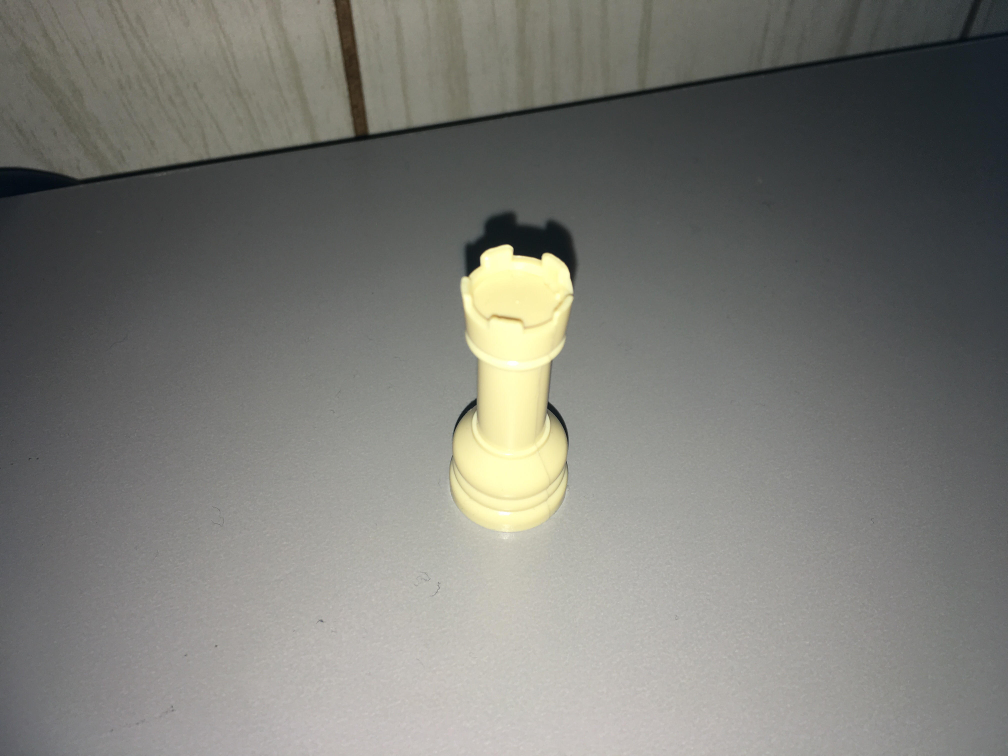
#> input picture Castle1.jpg, 4032 x 3024 px, given in place of the camera (shown at 1/4 size)
$ python lab_video.py   (Python 2 division)   (older library calls are emulated)
#> lines starting #> are read from the running program, lines starting #| are printed output that depends on the picture; after the words box and inside, x2 and y2 are one past the last pixel; in counts of white or black regions, pixels touching at a corner belong together; long printed decimals are rounded
#> further down, frame is the input picture: shape (3024, 4032, 3); mean B, G, R 117.3, 122.5, 122.4
import cv2
import numpy as np
import sys
import math
from matplotlib import pyplot as plt

print cv2.__version__
print sys.version

def pre_processing(img):
    lab_image = cv2.cvtColor(img, cv2.COLOR_BGR2LAB)
#> lab_image: shape (1512, 2016, 3); mean of channels 0, 1, 2 129.1, 127, 130.6
    l_channel,a_channel,b_channel = cv2.split(lab_image)
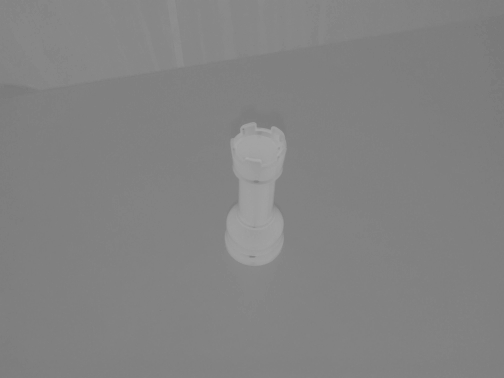
#> b_channel: shape (1512, 2016) (shown at 1/4 size); min 116, max 174, mean 130.6
    print image.shape
#| (1512, 2016, 3)

    (means, stds) = cv2.meanStdDev(lab_image)
#> means = [129.1, 127, 130.6]; stds = [48.3, 1.65, 5.92]

    mean = means[:3]
#> mean = [129.1, 127, 130.6]
    stds =  stds[:3]

    print mean
#| [[129.144]
#|  [127.040]
#|  [130.585]]
    print stds
#| [[48.298]
#|  [ 1.650]
#|  [ 5.924]]

    cv2.subtract(l_channel,mean[0],l_channel);
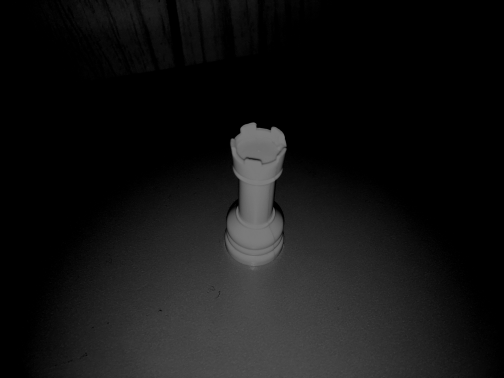
#> l_channel: shape (1512, 2016) (shown at 1/4 size); min 0, max 126, mean 19.6
    cv2.subtract(a_channel,mean[1],a_channel);
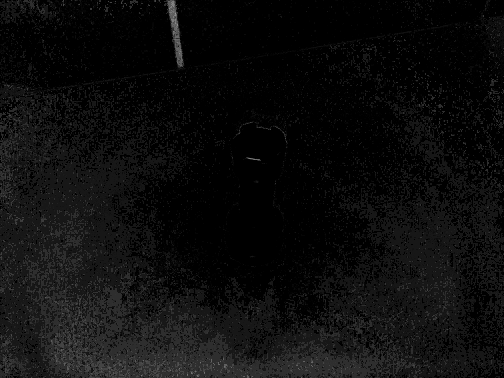
#> a_channel: shape (1512, 2016) (shown at 1/4 size); min 0, max 11, mean 0.559; drawn with min black and max white
    cv2.subtract(b_channel,mean[2],b_channel);

    cv2.pow(l_channel,2)
    cv2.pow(a_channel,2)
    cv2.pow(b_channel,2)

    cv2.normalize(l_channel,l_channel,0,255,cv2.NORM_MINMAX)
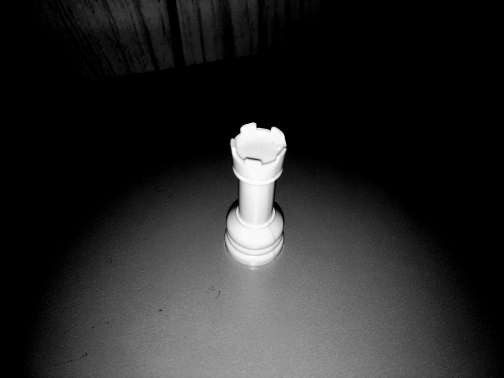
#> l_channel: shape (1512, 2016) (shown at 1/4 size); min 0, max 255, mean 39.6
    cv2.normalize(a_channel,a_channel,0,255,cv2.NORM_MINMAX)
    cv2.normalize(b_channel,b_channel,0,255,cv2.NORM_MINMAX)

    lab_final = cv2.merge([l_channel, a_channel, b_channel])
#> lab_final: shape (1512, 2016, 3); mean of channels 0, 1, 2 39.6, 12.9, 8.9

    # Print the minimum and maximum of lightness.
    print np.min(l_channel) # 7
#| 0
    print np.max(l_channel) # 255
#| 255

    # Print the minimum and maximum of a.
    print np.min(a_channel) # 118
#| 0
    print np.max(a_channel) # 136
#| 255

    # Print the minimum and maximum of b.
    print np.min(b_channel) # 122
#| 0
    print np.max(b_channel) # 169
#| 255

    cv2.imshow("lab",lab_final)
    cv2.imshow('images',np.hstack([l_channel,a_channel,b_channel]))
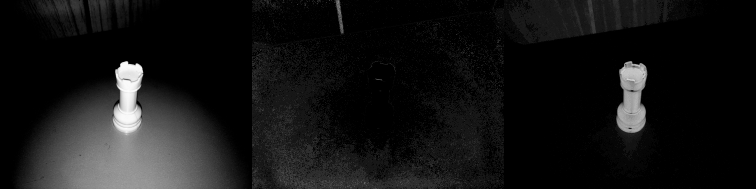
#> window 'images': shape (1512, 6048) (shown at 1/8 size); min 0, max 255, mean 20.5

    return l_channel

def contour_extraction(edges,img):
    _,contours,hier = cv2.findContours(edges,cv2.RETR_CCOMP,cv2.CHAIN_APPROX_NONE)
    for h,cnt in enumerate(contours):
        if 2000 <cv2.contourArea(cnt) < 10000:
          # cv2.drawContours(img,[cnt],0, (255,0,0), 2)
          rect = cv2.minAreaRect(cnt)
          box = cv2.boxPoints(rect)
          box = np.int0(box)
          print box.shape
          cv2.drawContours(img,[box],0,(0,0,255),2)
          area_outer = cv2.contourArea(cnt)
          print area_outer
          M = cv2.moments(cnt)
          cx = int(M['m10']/M['m00'])
          cy = int(M['m01']/M['m00'])
          print cx,cy
    return img

if __name__ == '__main__':
    cap = cv2.VideoCapture(0)
    while(True):
        # Capture frame-by-frame
        ret, frame = cap.read()
        # Load an image that contains all possible colors.
        image = cv2.resize(frame, (0, 0), fx=0.5, fy=0.5, interpolation=cv2.INTER_CUBIC)
        image_copy = image.copy()
        processed  =  pre_processing(image)
        # range = np.array[200,255]
        processed = cv2.inRange(processed,190,255)
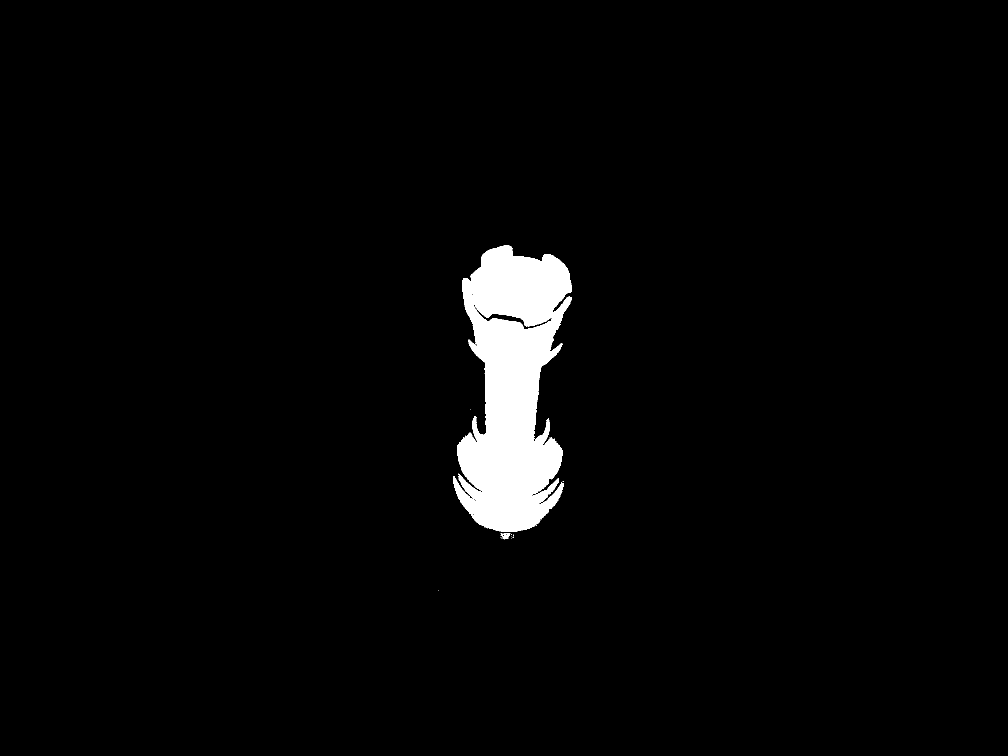
#> processed: shape (1512, 2016) (shown at 1/2 size); 2.9% white; 21 white regions (19 under 20 px)
        out = contour_extraction(processed,image)
#> in contour_extraction, `_,contours,hier = cv2.findContours(edges,cv2.RETR_CCOMP,cv2.CHAIN_APPR..`: contours = 63 contours, 60 with area under 20; largest, box (x1, y1, x2, y2) and area: (906, 490, 1144, 1064) 88112, (947, 607, 1105, 660) 1242, (1002, 1066, 1021, 1079) 113
#> the loop in contour_extraction, `for h,cnt in enumerate(contours):` made 63 passes
#> cnt on passes 1, 2, 3, 4, 5, 6, 7, 9: [[877, 1180]], [[1024, 1075], [1023, 1076]], [[1002, 1075], [1002, 1076]], [[1000, 1075]], [[1026, 1074], [1026, 1075]], [[1023, 1073]], [[1000, 1071]], [[1023, 1068], [1022, 1069], [1023, 1069]]
        cv2.imshow("output",out)
        if cv2.waitKey(1) & 0xFF == ord('q'):
#> (key q is pressed here)
            break
    # When everything done, release the capture
    cap.release()
    cv2.destroyAllWindows()

$ run again, on Castle2.jpg
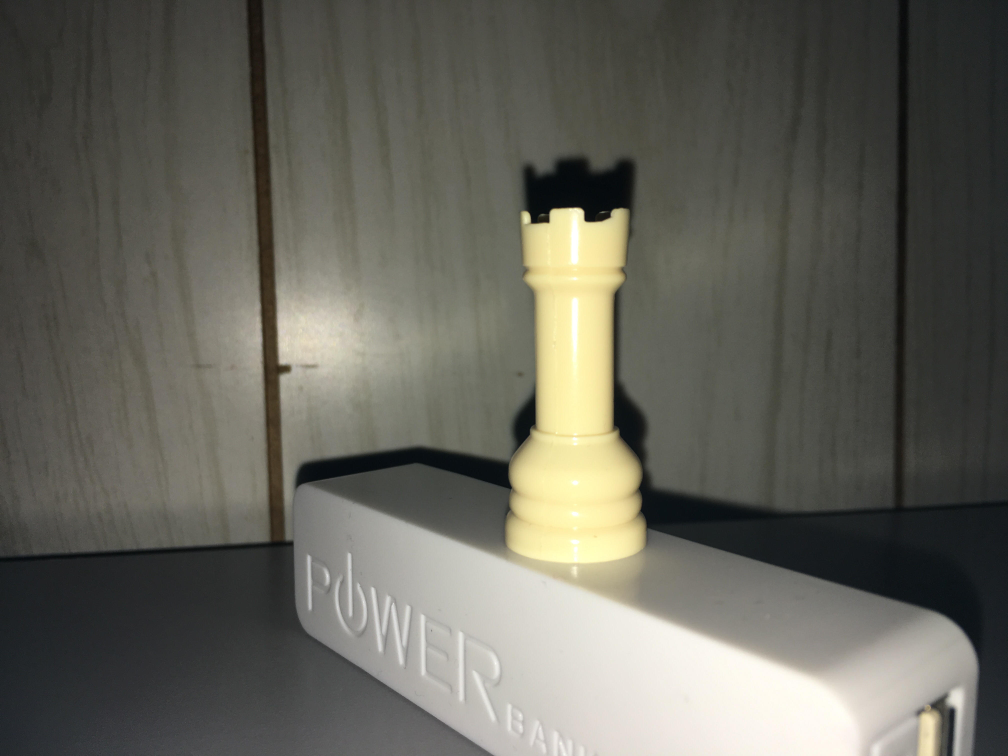
#> input picture Castle2.jpg, 4032 x 3024 px, given in place of the camera (shown at 1/4 size)
#> frame is the input picture: shape (3024, 4032, 3); mean B, G, R 91.1, 99.9, 100.8
#> lab_image: shape (1512, 2016, 3); mean of channels 0, 1, 2 104.7, 126.7, 132.9
#> in pre_processing, `l_channel,a_channel,b_channel = cv2.split(lab_image)`:
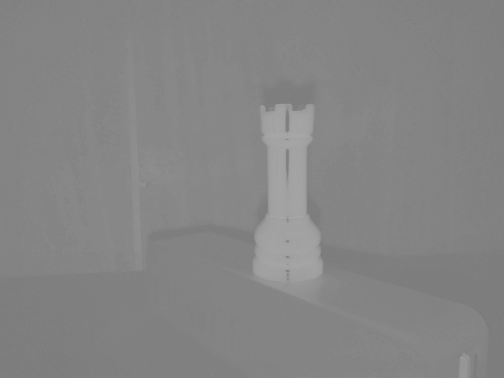
#> b_channel: shape (1512, 2016) (shown at 1/4 size); min 117, max 170, mean 132.9
#| (1512, 2016, 3)
#> means = [104.7, 126.7, 132.9]; stds = [60.56, 1.51, 6.81]
#> mean = [104.7, 126.7, 132.9]
#| [[104.679 ]
#|  [126.704]
#|  [132.858]]
#| [[60.556]
#|  [ 1.510]
#|  [ 6.811]]
#> lab_final: shape (1512, 2016, 3); mean of channels 0, 1, 2 40.1, 9.3, 12.7
#| 0
#| 255
#| 0
#| 255
#| 0
#| 255
#> `processed = cv2.inRange(processed,190,255)`:
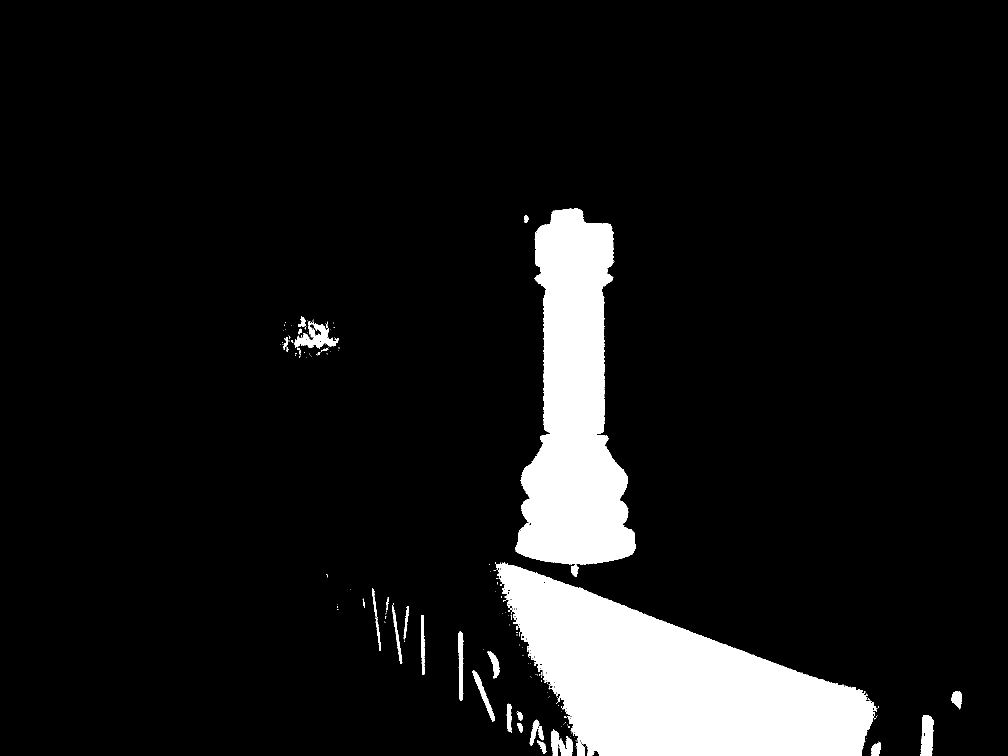
#> processed: shape (1512, 2016) (shown at 1/2 size); 9.1% white; 162 white regions (131 under 20 px)
#> contours = 383 contours, 352 with area under 20; largest, box (x1, y1, x2, y2) and area: (990, 1124, 1755, 1512) 158287, (1030, 417, 1271, 1154) 104898, (588, 639, 677, 698) 2097, (1841, 1430, 1868, 1512) 1672, (1102, 1459, 1145, 1512) 1246
#> the loop in contour_extraction, `for h,cnt in enumerate(contours):` made 383 passes
#> (rect, box, area_outer, cx, cy) on pass 302: (((632.6, 668), (57.48, 87.67), -87.56), [[675, 698], [587, 694], [590, 637], [677, 641]], 2097, 631, 674)
#> (printed output is left out)

$ run again, on Castle3.jpg
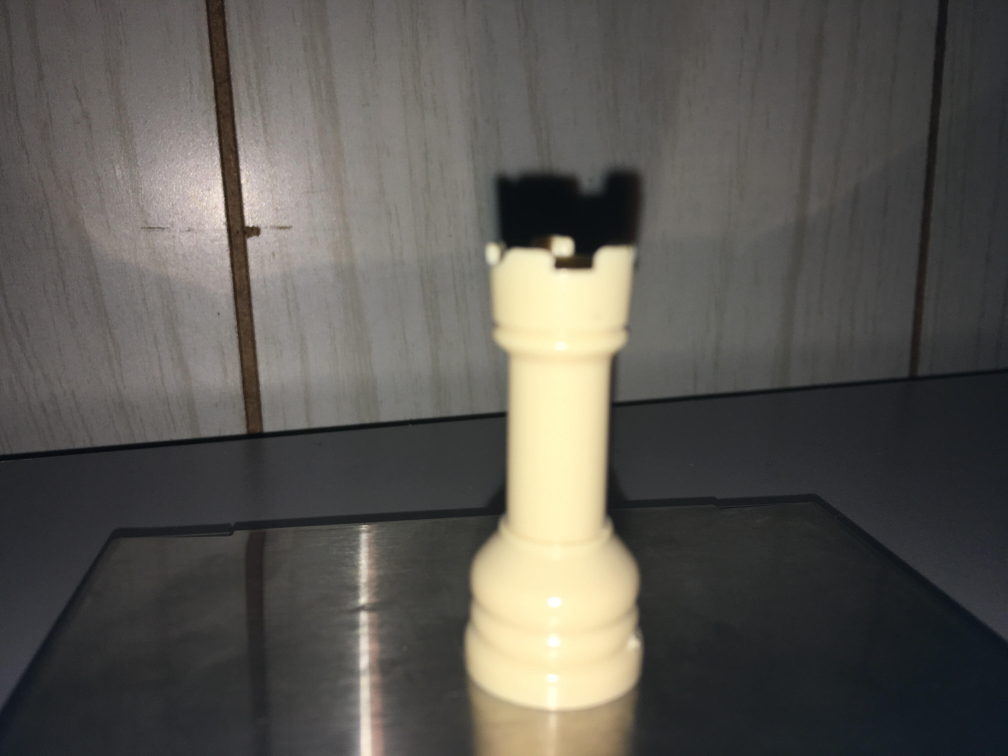
#> input picture Castle3.jpg, 4032 x 3024 px, given in place of the camera (shown at 1/4 size)
#> frame is the input picture: shape (3024, 4032, 3); mean B, G, R 82.9, 88.1, 90.5
#> lab_image: shape (1512, 2016, 3); mean of channels 0, 1, 2 93.1, 128.1, 130.9
#> in pre_processing, `l_channel,a_channel,b_channel = cv2.split(lab_image)`:
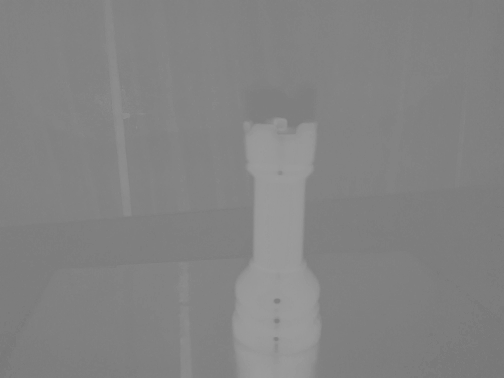
#> b_channel: shape (1512, 2016) (shown at 1/4 size); min 117, max 160, mean 130.9
#| (1512, 2016, 3)
#> means = [93.11, 128.1, 130.9]; stds = [55.89, 1.65, 7.23]
#> mean = [93.11, 128.1, 130.9]
#| [[ 93.109]
#|  [128.052 ]
#|  [130.893]]
#| [[55.888]
#|  [ 1.649]
#|  [ 7.232]]
#> lab_final: shape (1512, 2016, 3); mean of channels 0, 1, 2 34.6, 11.7, 18.6
#| 0
#| 255
#| 0
#| 255
#| 0
#| 255
#> `processed = cv2.inRange(processed,190,255)`:
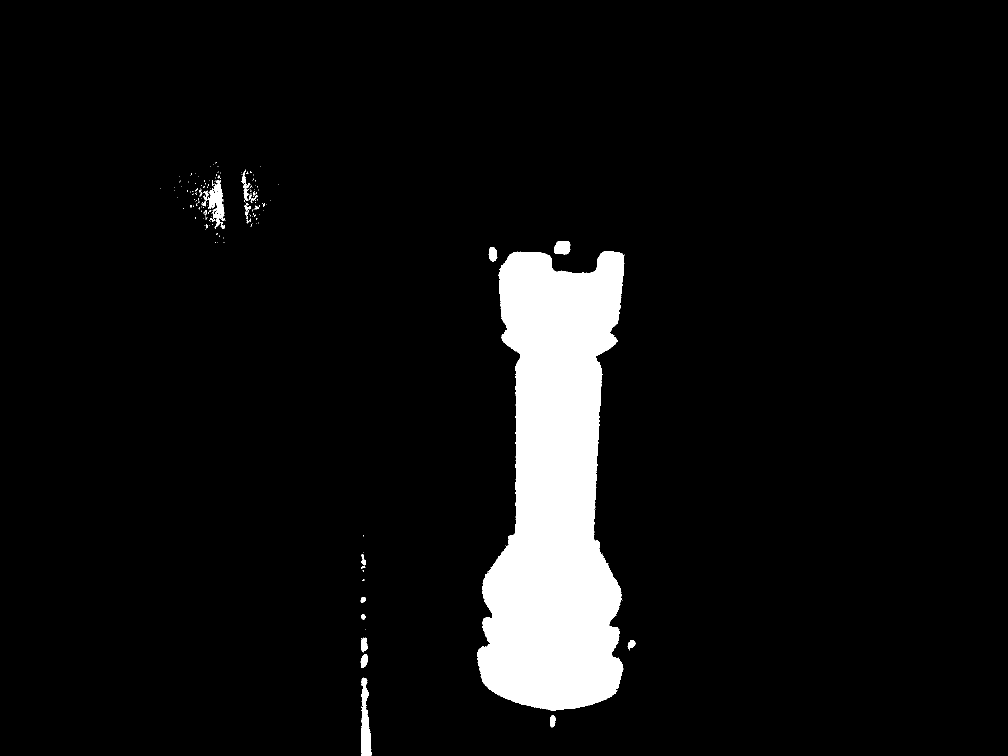
#> processed: shape (1512, 2016) (shown at 1/2 size); 6.4% white; 172 white regions (147 under 20 px)
#> contours = 246 contours, 229 with area under 20; largest, box (x1, y1, x2, y2) and area: (954, 502, 1249, 1422) 186750, (722, 1355, 743, 1512) 1974, (415, 360, 451, 458) 1466, (1108, 482, 1141, 509) 691, (977, 494, 995, 523) 352
#> the loop in contour_extraction, `for h,cnt in enumerate(contours):` made 246 passes
#> cnt on passes 2, 4, 7: [[723, 1412]], [[723, 1436], [724, 1435], [725, 1436], [724, 1437]], [[731, 1377], [732, 1376], [733, 1377], [732, 1378]]
